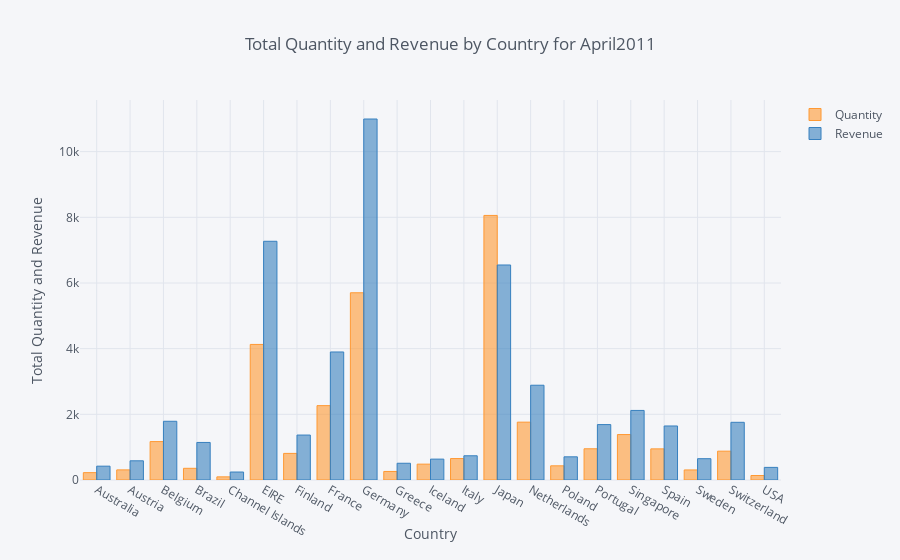

Here is the notebook cell this chart was saved with:
### Code cell
april_groupby.iplot(kind='bar', x ='Country', xTitle='Country',
           yTitle='Total Quantity and Revenue', title='Total Quantity and Revenue by Country for April2011')

### Figure 1 — Plotly figure (JSON) as saved in the notebook; plotly's stock layout.template omitted (floating-point values rounded to 4 significant figures)
{"data": [{"marker": {"color": "rgba(255, 153, 51, 0.6)", "line": {"color": "rgba(255, 153, 51, 1.0)", "width": 1}}, "name": "Quantity", "orientation": "v", "text": "", "type": "bar", "uid": "043a49c2-8669-48b3-ad26-d983961cf680", "x": ["Australia", "Austria", "Belgium", "Brazil", "Channel Islands", "EIRE", "Finland", "France", "Germany", "Greece", "Iceland", "Italy", "Japan", "Netherlands", "Poland", "Portugal", "Singapore", "Spain", "Sweden", "Switzerland", "USA"], "y": [224, 308, 1170, 356, 96, 4129, 810, 2265, 5702, 260, 483, 653, 8058, 1762, 432, 951, 1384, 948, 306, 878, 137]}, {"marker": {"color": "rgba(55, 128, 191, 0.6)", "line": {"color": "rgba(55, 128, 191, 1.0)", "width": 1}}, "name": "Revenue", "orientation": "v", "text": "", "type": "bar", "uid": "af50f7f0-577b-4aa9-a2c6-6c42f0e9e6f2", "x": ["Australia", "Austria", "Belgium", "Brazil", "Channel Islands", "EIRE", "Finland", "France", "Germany", "Greece", "Iceland", "Italy", "Japan", "Netherlands", "Poland", "Portugal", "Singapore", "Spain", "Sweden", "Switzerland", "USA"], "y": [421.6, 584.8, 1788.0, 1144.0, 243.0, 7270.0, 1369.0, 3899.0, 10990.0, 509.7, 636.2, 737.8, 6549.0, 2887.0, 705.8, 1688.0, 2119.0, 1646.0, 649.1, 1757.0, 383.9]}], "layout": {"legend": {"bgcolor": "#F5F6F9", "font": {"color": "#4D5663"}}, "paper_bgcolor": "#F5F6F9", "plot_bgcolor": "#F5F6F9", "title": {"font": {"color": "#4D5663"}, "text": "Total Quantity and Revenue by Country for April2011"}, "xaxis": {"gridcolor": "#E1E5ED", "showgrid": true, "tickfont": {"color": "#4D5663"}, "title": {"font": {"color": "#4D5663"}, "text": "Country"}, "zerolinecolor": "#E1E5ED"}, "yaxis": {"gridcolor": "#E1E5ED", "showgrid": true, "tickfont": {"color": "#4D5663"}, "title": {"font": {"color": "#4D5663"}, "text": "Total Quantity and Revenue"}, "zerolinecolor": "#E1E5ED"}}}
